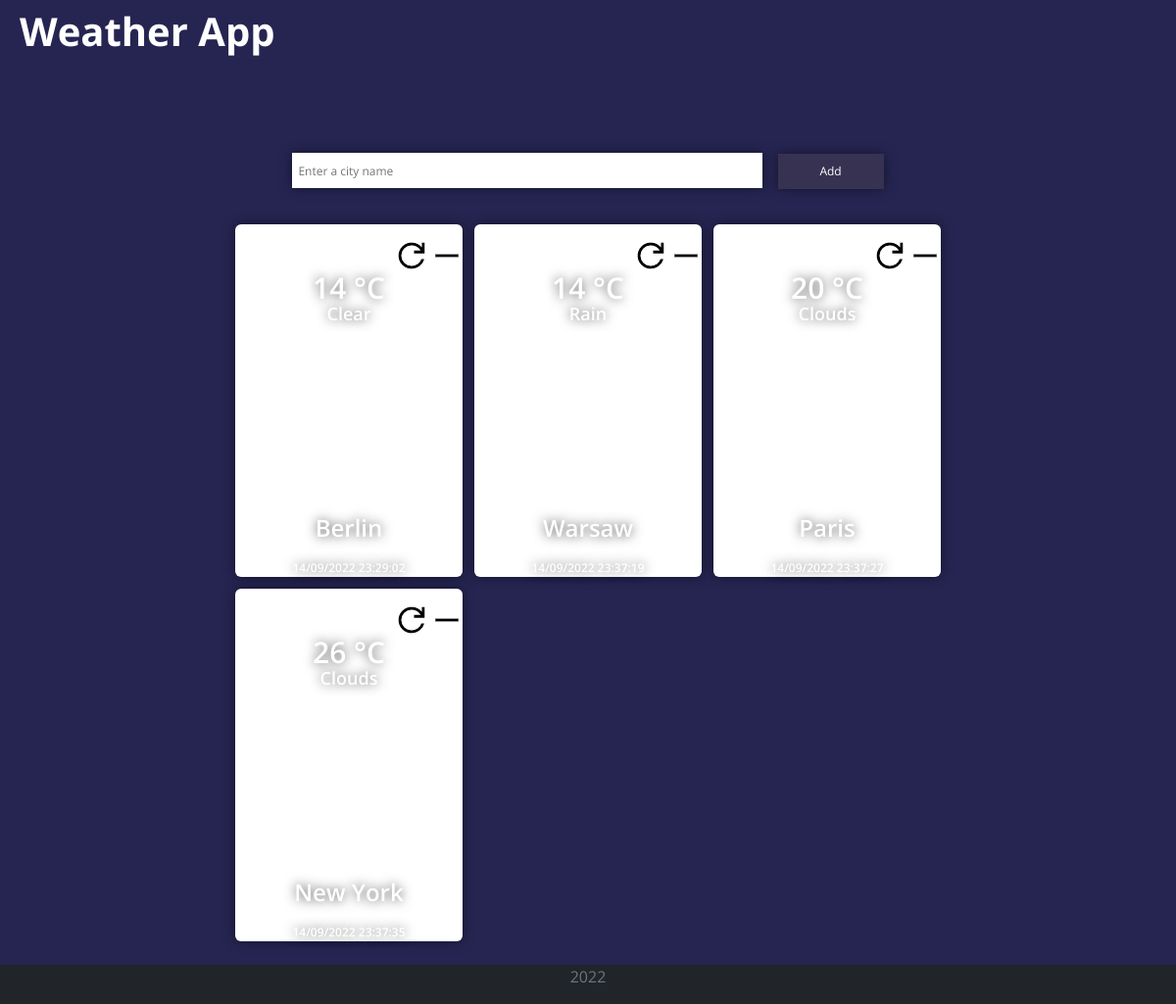
The page / on the database its author committed.
### app.py (models this page shows, shortened)
    class City(db.Model):
        id = db.Column(db.Integer, primary_key=True)
        name = db.Column(db.String(50), unique=True, nullable=False)
        temperature = db.Column(db.Integer, nullable=False)
        state = db.Column(db.String(40), nullable=False)
        date = db.Column(db.DateTime, nullable=False)

### app.py (the view)
@app.route("/", methods=['GET'])
def index():
    cities = db.session.query(City).all()
    return render_template('index.html', cities=cities)

### templates/index.html (shortened to what this page needs)
<!DOCTYPE html>
<html lang="en">
<head>
    <link   href="https://cdn.jsdelivr.net/npm/bootstrap@5.0.2/dist/css/bootstrap.min.css"
            rel="stylesheet"
>
    <link rel="stylesheet" href="{{ url_for('static', filename='style.css') }}">
</head>
<body>
    <header>
        <nav class="navbar">
            <h1 class="text-white">Weather App</h1>
        </nav>
    </header>
    <main>
        <div class="form">
            <form action="/add" method="POST">
                <input type="text" placeholder="Enter a city name" name="city_name" id="input-city">
                <button type="submit" class="submit-button">Add</button>
            </form>
        </div>
        <div class="cards">
            {% for city in cities %}
                <div class="card {% if 6 < city.date.hour < 18 %} day {% elif city.date.hour < 21 %} evening {% else %} night {% endif %}">
                    <div class="action-wrapper">
                        <form action="/update/{{city.id}}" method="POST">
                            <button class="action-button" type="submit"><img src="../static/img/refresh_FILL0_wght400_GRAD0_opsz40.png"></button>
                        </form>
                        <form action="/delete/{{city.id}}" method="POST">
                            <button class="action-button" type="submit"><img src="../static/img/remove_FILL0_wght400_GRAD0_opsz40.png"></button>
                        </form>
                    </div>
                    <div class="degrees"><span>{{city.temperature}}<span> °C</span></span></div>
                    <div class="state">{{city.state}}</div>
                    <div class="city">{{city.name}}</div>
                    <div class="date">{{city.date.strftime("%d/%m/%Y %H:%M:%S")}}</div>
                </div>
            {% endfor %}
        </div>
    </main>
    <footer class="bg-dark text-muted">
        <div class="footer">
            <p>2022</p>
        </div>
    </footer>
</body>
</html>

### static/style.css (style rules this page uses)
html, body { min-height: 100vh; background: #262552; background-repeat: no-repeat; background-attachment: fixed; padding: 0; margin: 0; font-family: 'Open Sans', sans-serif; display: flex; flex-direction: column; justify-content: space-between; }
h1 { padding: 0px 20px; font-weight: 700; }
.cards { display: grid; grid-template-columns: repeat(auto-fill, minmax(25%, 1fr)); grid-gap: 1vw; grid-auto-rows: 30vw; padding-left: 20%; padding-right: 20%; margin-bottom: 2vw; justify-content: center; }
.card { padding: 0; border: none; box-shadow: 0 0 1vw rgba(0,0,0,0.5); background-size: cover; border-radius: 0.5vw !important; color: white; font-weight: 600; text-shadow: 0px 0px 1vw rgba(0,0,0,0.7); }
.form { margin-top: 7%; padding-left: 10%; padding-right: 10%; text-align: center; font-size: 1vw; margin-bottom: 3%; }
input { border: none; outline: none; height: 3vw; width: 40vw; padding-left: 0.5vw; box-shadow: 0 0 1vw rgba(0,0,0,0.5); }
.submit-button { margin-left: 1vw; height: 3vw; width: 9vw; border: none; outline: none !important; background-color: #373252; color: white; box-shadow: 0 0 1vw rgba(0,0,0,0.5); }
.night { background-image: url("/static/img/night.png"); }
.degrees { text-align: center; font-size: 2.5vw; height: 10%; }
.state { text-align: center; font-size: 1.5vw; }
.city { text-align: center; height: 70%; font-size: 2vw; display: flex; justify-content: center; align-items: flex-end; padding-bottom: 6%; }
.date { text-align: center; font-size: 1vw; }
.action-button { background-color: transparent; width: 1.5vw; height: 1vw; margin: 0 0.5vw; padding: 1vw; border: none; }
.action-wrapper { display: flex; justify-content: flex-end; margin: 0 1.5vw; }
footer { display: flex; align-items: center; justify-content: center; padding: 0; margin: 0; }

### rows shown on the page
City: temperature "14", state "Clear", name "Berlin", date "14/09/2022 23:29:02"
City: temperature "14", state "Rain", name "Warsaw", date "14/09/2022 23:37:19"
City: temperature "20", state "Clouds", name "Paris", date "14/09/2022 23:37:27"
City: temperature "26", state "Clouds", name "New York", date "14/09/2022 23:37:35"
